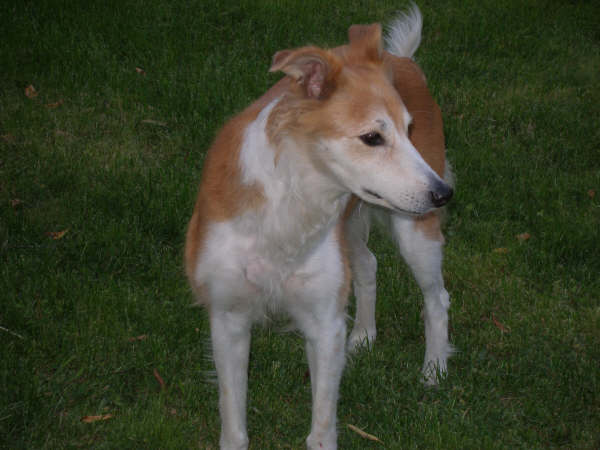
%> input picture Lab 1 - Part I - Introduction to Images and Videos/Dog.jpg, 600 x 450 px, given in place of Apples.jpg, which was not available
$ octave Practice.m   (GNU Octave 9; MATLAB toolbox functions it lacks are replaced by stand-ins)
%> lines starting %> are read from the running program, lines starting %| are printed output that depends on the picture; in (x1, y1, x2, y2) boxes, pixels count from 0 and x2, y2 are one past the last pixel; in counts of white or black regions, pixels touching at a corner belong together; the program's own positions count from 1; pictures that were not available may be replaced by others from this repository, and a replacement may not be noted
### maxColor.m
function [r, g, b] = maxColor(im)

imageRed = im(:,:,1);
imageGreen = im(:,:,2);
imageBlue = im(:,:,3);

r = max(imageRed(:));
g = max(imageGreen(:));
b = max(imageBlue(:));

### flipLtRt.m
function newIm = flipLtRt(im)
% newIm is impage im flipped from left to right

[nr,nc,np]= size(im);    % dimensions of im
newIm= zeros(nr,nc,np);  % initialize newIm with zeros
newIm= uint8(newIm);     % Matlab uses unsigned 8-bit int for color values


for r= 1:nr
    for c= 1:nc
        for p= 1:np
            newIm(r,c,p)= im(r,nc-c+1,p);
        end
    end
end

### changeColour.m
function newIm = changeColour(im)
% newIm is impage im flipped from left to right

[nr,nc,np]= size(im);    % dimensions of im
newIm= zeros(nr,nc,np);  % initialize newIm with zeros
newIm= uint8(newIm);     % Matlab uses unsigned 8-bit int for color values


for r= 1:nr
    for c= 1:nc
        if ( im(r,c,1)>180 && im(r,c,2)>180 && im(r,c,3)>180 ) % if RGB values are high enough intensity they are white
            % change white feather of the duck to yellow
            newIm(r,c,1)= 225;
            newIm(r,c,2)= 225;
            newIm(r,c,3)= 0;
        else % keep the rest of th picture the same
            for p= 1:np
                newIm(r,c,p)= im(r,nc-c+1,p);
            end
        end
    end
end

### Practice.m
% Lab 1 Script
% Make sure you convert all variables to uint8 for image stuff

im = imread('Lab 1 - Part I - Introduction to Images and Videos/Images/Apples.jpg');
%> im is the input picture: size 450x600x3 uint8; mean R, G, B 59.2, 65.4, 44.4

im(2,3) % Tells us the intensity at pixel of row 2 column 3
%> ans = 16

% RGB(2,3,:) %Supposed to return RGB value but doesn't do anything
% red_pixel = nnz(im(:, :, 1) == 237 & ... % im(:, :, 2) == 1   & ...
%                 im(:, :, 3) == 12); % Supposed to return RGB

figure
subplot(1,2,1)
imshow(im) % displays RGB image
title('image')
[r, c] = size(im); % Size of image
%> r = 450; c = 1800
info = imfinfo('Lab 1 - Part I - Introduction to Images and Videos/Images/Apples.jpg'); % Returns Information about the image

%% Extract RGB colours from within
% Extract blue frame of data and display
% figure
imageB = im(:,:,3);
subplot(1,2,2)
imshow(imageB)
title('Image Data - Blue')

% [11 lines of commented-out code are left out]

%% Calling function to generate maximum RGB values
[maxR, maxG, maxB] = maxColor(im);
%> in maxColor, `r = max(imageRed(:));`: r = 195
%> in maxColor, `g = max(imageGreen(:));`: g = 188
%> in maxColor, `b = max(imageBlue(:));`: b = 215
%> maxR = 195; maxG = 188; maxB = 215

%% Concatenate two images
im1 = imread('Lab 1 - Part I - Introduction to Images and Videos\Images\Beautiful_Green_Picture.jpg');
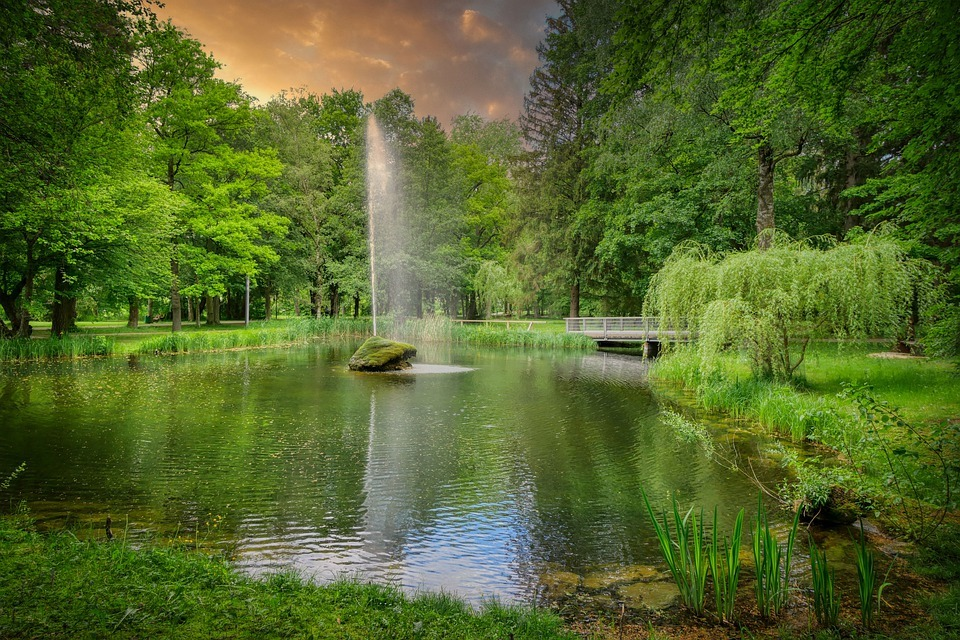
%> input picture Lab 1 - Part I - Introduction to Images and Videos/Images/Beautiful_Green_Picture.jpg, 960 x 640 px
%> im1 is the input picture: size 640x960x3 uint8; mean R, G, B 84.4, 101.8, 44.4
im2 = imread('Lab 1 - Part I - Introduction to Images and Videos\Images\UAV_Landing.png');
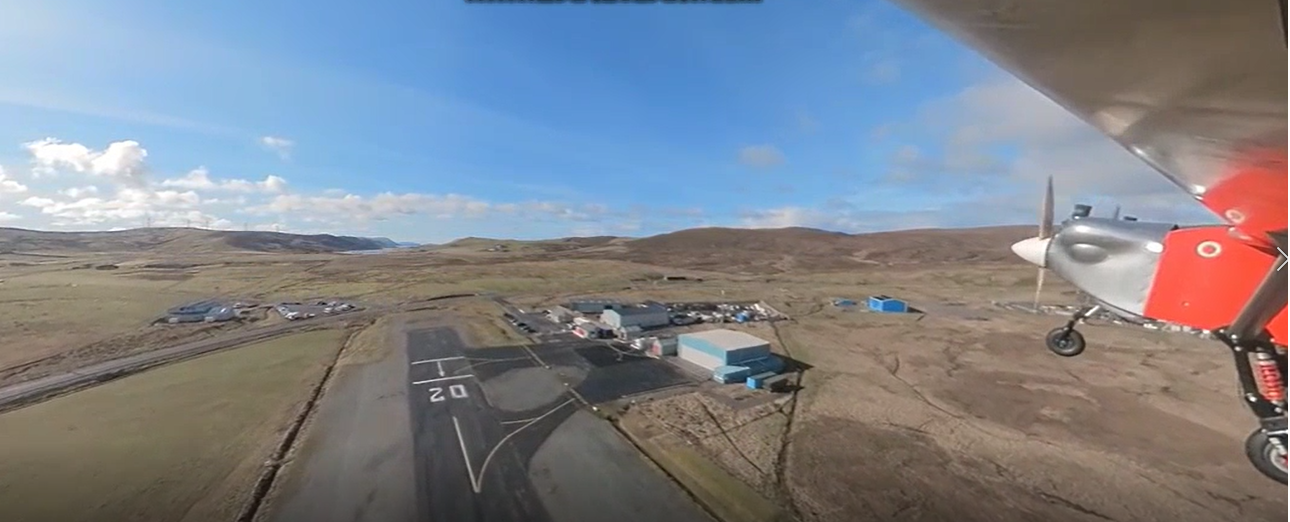
%> input picture Lab 1 - Part I - Introduction to Images and Videos/Images/UAV_Landing.png, 1290 x 522 px
%> im2 is the input picture: size 522x1290x3 uint8; mean R, G, B 127.1, 131.5, 140.1

TwoImages = [im1(1:522,:,:);im2(:,1:960,:)]; % Had to adjust dimensions on both images to be the same
imshow(TwoImages)

%% Convert colour image to greyscale

GIm = rgb2gray(im);
[nr,nc,np] = size(GIm);
%> nr = 450; nc = 600; np = 1
imshow(GIm)

FlippedImage = flipLtRt(im);
imshow(FlippedImage)
GreyFlippedIm = rgb2gray(FlippedImage);
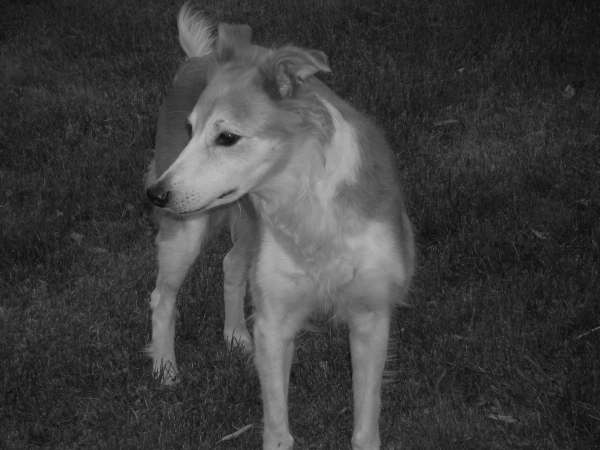
%> GreyFlippedIm: size 450x600 uint8; min 6, max 190, mean 61.1; mean of the top-left, top-right, bottom-left and bottom-right quarters 68.9, 52.9, 64.3, 58.3

%% Gamma Correction
% [7 lines of commented-out code are left out]

%% Histogram of image
HistIm1 = imhist(im1);
%> HistIm1 = 256 values, max 67310 at index 1, min 2 at index 254, mean 7200
imhist(im1)

%% Writing images in MATLAB
imwrite(GreyFlippedIm, "GrFlApples.jpg")
imfinfo GrFlApples.jpg % information on image file

%% Changing brightness of images
figure
subplot(1,2,1)
imshow(GreyFlippedIm)

L_Br = GreyFlippedIm-100; % decreases image brightness by 100 intensity
subplot(1,2,2)
imshow(L_Br)

%% changing colour of image - using function
clear

UAV = imread('Lab 1 - Part I - Introduction to Images and Videos/Images/UAV.jpg');
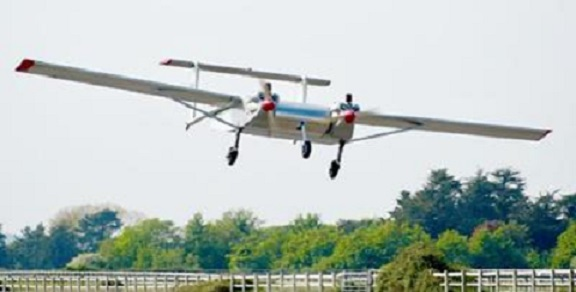
%> input picture Lab 1 - Part I - Introduction to Images and Videos/Images/UAV.jpg, 576 x 292 px
%> UAV is the input picture: size 292x576x3 uint8; mean R, G, B 183, 193.1, 188.2
YellowUAV = changeColour(UAV);

figure
subplot(1,2,1)
imshow(UAV)
subplot(1,2,2)
imshow(YellowUAV)

%% Finding an area of predefined colour
twoColour = imread('Lab 1 - Part I - Introduction to Images and Videos/Two_colour.jpg');
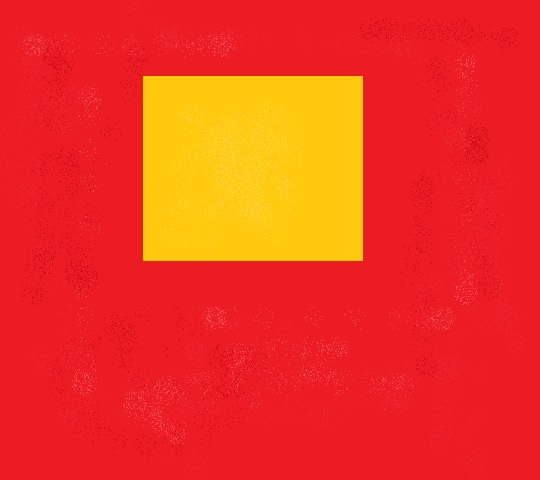
%> input picture Lab 1 - Part I - Introduction to Images and Videos/Two_colour.jpg, 540 x 480 px
%> twoColour is the input picture: size 480x540x3 uint8; mean R, G, B 239.1, 55, 33.6

% Extract RGB channels separately
red_channel = twoColour(:,:,1);
green_channel = twoColour(:,:,2);
blue_channel = twoColour(:,:,3);

% label pixels of yellow colour
yellow_map = green_channel>150 & red_channel>150 & blue_channel<50; % Can see different colours in RGB  form by just looking it up
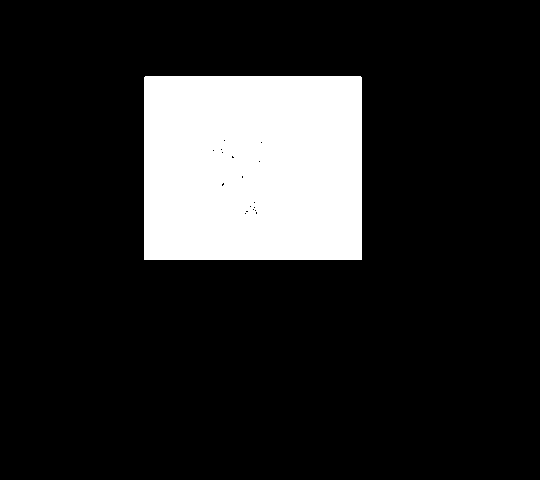
%> yellow_map: size 480x540 logical; 15.5% white; 1 white region, box (x1, y1, x2, y2) and area: (144, 76, 362, 260) 40085
[iYellow, jYellow] = find(yellow_map > 0);
%> iYellow = 40085 values from 77 to 260; jYellow = 40085 values from 145 to 362

figure
subplot(1,2,1)
imshow(twoColour)

subplot(1,2,2)
imshow(twoColour)
hold on;
scatter(jYellow,iYellow,5,'filled') % function uses spatial coordinates are reverse so we have to swap i and j round
title('')
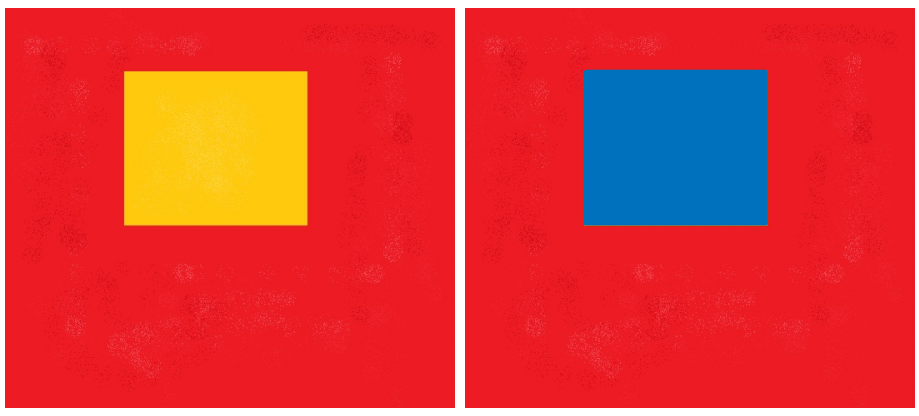
%> figure redrawn from the program's plot data, 2 panels

%% Conversion between different Formats
clear
%> (the run ends here)
